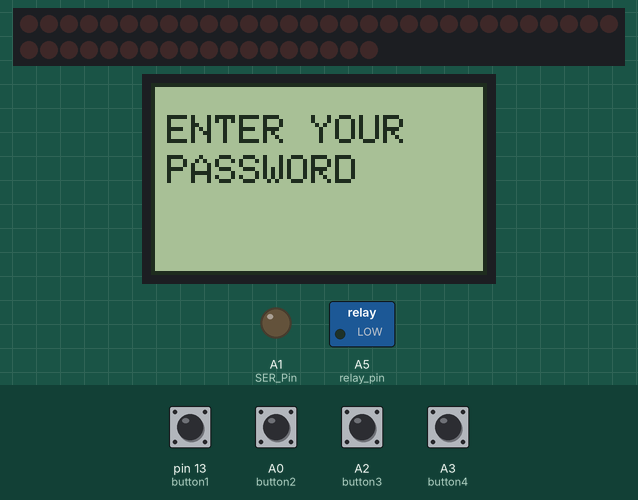
This sketch was run on a simulated Arduino Uno, built with avr-gcc and run on an emulated ATmega328P. Shown: 48 shift-register outputs drawn as a row of LEDs (first output left, lit = HIGH), 84×48 one-colour display, switched loads named in the sketch (green lamp = pin HIGH), output pins drawn as LEDs (lit = HIGH). Wiring (inferred from the names in the program): 6 × shift register (74HC595): data pin 6; shift clock pin 5; latch pin 2. Wiring (inferred from the signals the program sends): row of LEDs: on Q0, Q1, Q2, Q3, Q4, Q5, Q6, Q7, Q8, Q9, Q10, Q11, Q12, Q13, Q14, Q15, Q16, Q17, Q18, Q19, Q20, Q21, Q22, Q23, Q24, Q25, Q26, Q27, Q28, Q29, Q30, Q31, Q32, Q33, Q34, Q35, Q36, Q37, Q38, Q39, Q40, Q41, Q42, Q43, Q44, Q45, Q46, Q47. Inputs (shaded band) come from the test bench; at power-on: A0 (button2), A2 (button3), A3 (button4), pin 13 (button1) LOW. Pins used as bus, display or sensor lines are not drawn.

Above: at 16.2 s.
16.3 s: pin 13 (button1) pulled HIGH for 0.15 s
At 17.5 s:
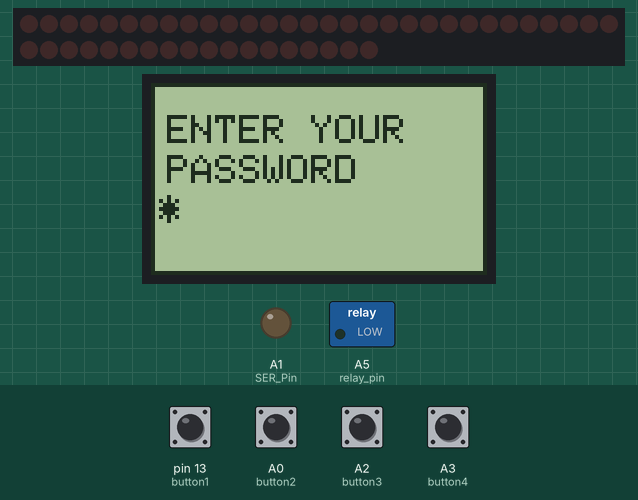
17.9 s: A0 (button2) pulled HIGH for 0.15 s
At 18.9 s:
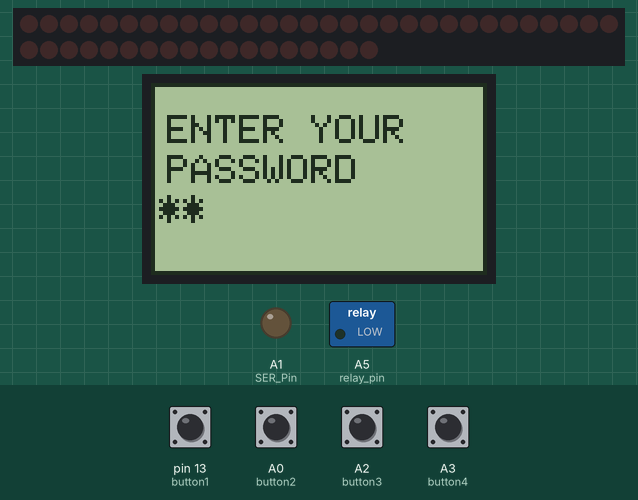
19.5 s: A2 (button3) pulled HIGH for 0.15 s
At 20.2 s:
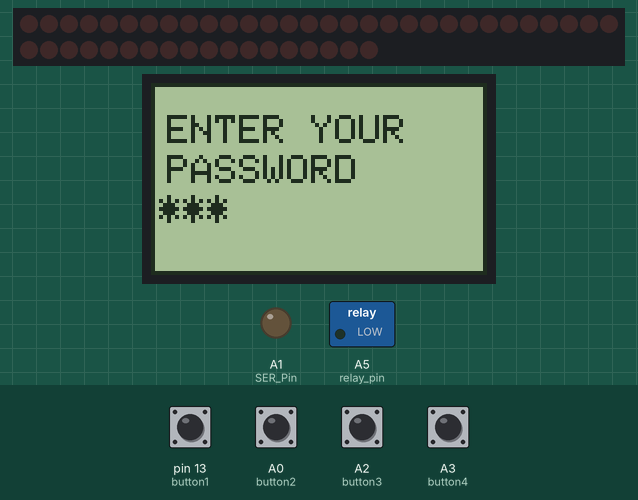
21.1 s: A3 (button4) pulled HIGH for 0.15 s
At 21.4 s:
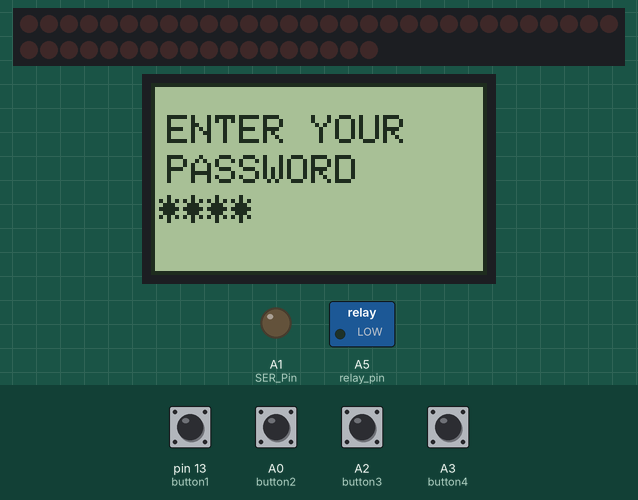
22.7 s: pin 13 (button1) pulled HIGH for 1 s
At 24.4 s:
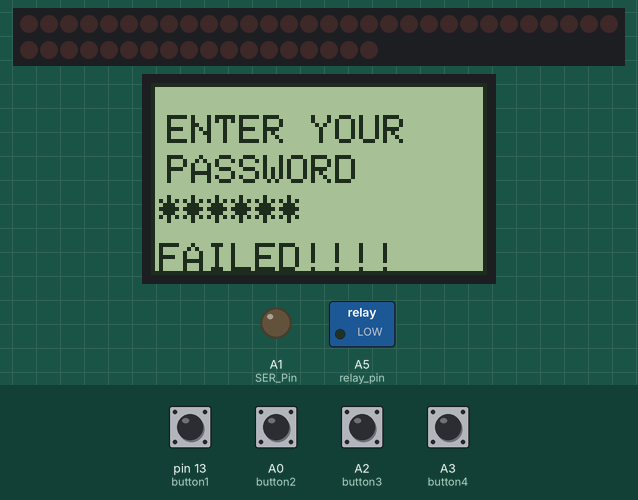
25.8 s: pin 13 (button1) driven HIGH and A0 (button2) driven HIGH
At 32.01 s:
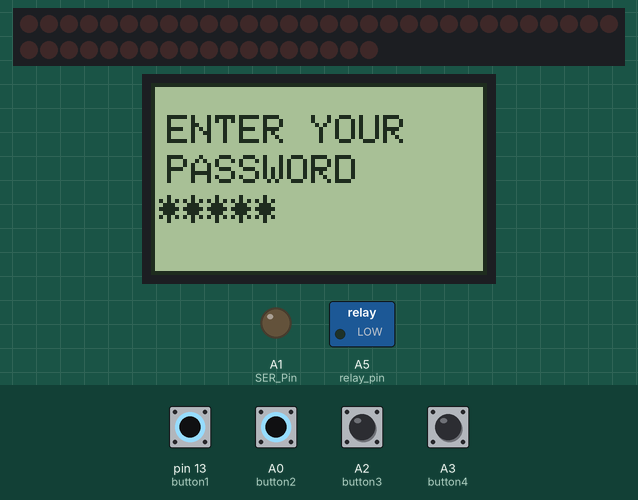
Timing chart, 0 to 32.2 s (numbered marks = the images above; inputs shaded):
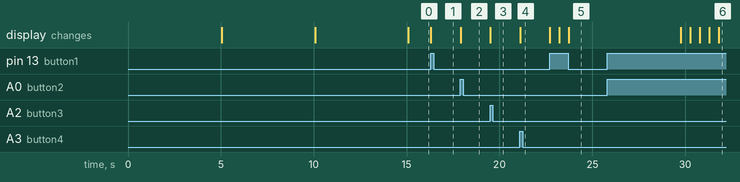

Measured:
- after the input at 16.3 s, the display: changes at once (image 1)
- after the input at 17.9 s, the display: changes at once (image 2)
- after the input at 19.5 s, the display: changes at once (image 3)
- after the input at 21.1 s, the display: changes at once (image 4)
- after the input at 22.7 s, the display: first changes at once (image 5 shows a later state)
- after the input at 25.8 s, the display: first differs from a run without the input after 4.0 s (image 6 shows a later state)

The sketch:

15_Home_Automation_Password.ino
```cpp
#include <Adafruit_GFX.h>
#include <Adafruit_PCD8544.h>
#define buzzer_pin 2
#define button1 13
#define button2 A0
#define button3 A2
#define button4 A3
#define relay_pin A5
#define number_of_74hc595s 3
#define numOfRegisterPins number_of_74hc595s*8
boolean registers[numOfRegisterPins];
char password[6]={'1','2','3','4','1','2'};
char pass_array[6];
uint8_t count=0;
int times=0;
int ret;
boolean previous_state = false;
uint8_t once=0;
int SER_Pin=A1;
int RCLK_Pin=6;
int SRCLK_Pin = 5;
Adafruit_PCD8544 display = Adafruit_PCD8544(8, 9, 10, 12, 11);
const byte logo_el[] PROGMEM = {16,10,
B00000000,B00000000,
B11111010,B00000000,
B11111010,B00000000,
B00000010,B00000000,
B11111010,B00000000,
B11111010,B00000000,
B00000010,B00000000,
B11111011,B11000000,
B11111011,B11000000,
B00000000,B00000000,
};
void setup()
{
pinMode(buzzer_pin,OUTPUT);
pinMode(button1,INPUT);
pinMode(button2,INPUT);
pinMode(button3,INPUT);
pinMode(button4,INPUT);
pinMode(relay_pin,OUTPUT);
pinMode(SER_Pin,OUTPUT);
pinMode(RCLK_Pin,OUTPUT);
pinMode(SRCLK_Pin,OUTPUT);
clearRegisters();
writeRegisters();
display.begin();
display.setContrast(50);
display.clearDisplay();
display_El_logo();
display_L2S();
display_title();
display.drawBitmap(70,35,logo_el,10,10,BLACK);
display.drawRect(0,0,84,48,BLACK);
}

void loop() {

    display.drawBitmap(70,35,logo_el,10,10,BLACK);
  display.drawRect(0,0,84,48,BLACK);
  display.clearDisplay();
  display.drawRect(0, 0, 84 , 48,BLACK);
  display.setCursor(4,8);
  display.println("ENTER YOUR");
  display.setCursor(4,18);
  display.print("PASSWORD");
  display.display();
while(1){

  if(digitalRead(button1)==HIGH)
  {
    display.setCursor(count,25);
    print_star();
    display.display();
    delay(500);
    pass_array[count]='1';
    count++;
  }
   if(digitalRead(button2)==HIGH)
  {
    display.setCursor(count+8,25);
    print_star();
    display.display();
    delay(500);
    pass_array[count]='2';
    count++;
  }
   if(digitalRead(button3)==HIGH)
  {
    display.setCursor(count+8,25);
    print_star();
    display.display();
    delay(500);
    pass_array[count]='3';
    count++;
  }
   if(digitalRead(button4)==HIGH)
  {
    display.setCursor(count+8,25);
    print_star();
    display.display();
    delay(500);
    pass_array[count]='4';
    count++;
  }
  if(count==6)
  {
     ret = check_password();
      if(ret==1)
      {
        relay();
        digitalWrite(buzzer_pin,LOW);
        display.setCursor(2,40);
        display.print("SUCCESS!!!!");
        Serial.println("SUCCESS");
        display.display();
        delay(2000);
        count=0;
        break;
      }
      else
      {
        display.setCursor(2,40);
        display.print("FAILED!!!!");
        display.display();

        while(times<10)
        {
          times++;
          digitalWrite(2,HIGH);
          delay(300);
          digitalWrite(2,LOW);
          delay(300);
        }
        times=0;
       count=0;
       break;
      }
  }

}

}

//****************check password******************//
int check_password()
{
  int check;
      for(int l=0;l<6;l++)
      {
        if(password[l] == pass_array[l])
        {
          check++;
        }
      }
      if(check==6)
      {
        return 1;
      }
      else
      {
        return 0;
      }
      check=0;
}

//*************************print star for every button pressed*************//
void print_star()
{
  switch(count)
  {
    case 0 :  display.setCursor(2,28);
              display.print("*");
              break;
    case 1:   display.setCursor(8,28);
              display.print("*");
              break;
    case 2:   display.setCursor(14,28);
              display.print("*");
              break;
    case 3:   display.setCursor(20,28);
              display.print("*");
              break;
    case 4:   display.setCursor(26,28);
              display.print("*");
              break;
    case 5:   display.setCursor(32,28);
              display.print("*");
              break;
    case 6:   display.setCursor(38,28);
              display.print(" ");
              break;


  }
}
//********************TO TOGGLE LED*****************************//
void relay()
{

   if(previous_state==false)
   {
    digitalWrite(relay_pin,HIGH);
    previous_state=true;
   }
   else if(previous_state==true)
   {
    digitalWrite(relay_pin,LOW);
     previous_state=false;
   }

}

//***********************learn2solder**********************//
void display_L2S()
{
  display.drawRect(0, 0, 84 , 48,BLACK);
  display.setCursor(26, 10);
  display.println("LEARN");
  display.setCursor(38,20);
  display.println("2");
  display.setCursor(22,30);
  display.println("SOLDER");
  display.display();
  delay(5000);
  display.clearDisplay();
}

//***************functions to clear bar graph********************//
 void clearRegisters(){
  for(int i = numOfRegisterPins - 1; i >=  0; i--){
     registers[i] = LOW;
  }
  writeRegisters();
}

void writeRegisters(){

  digitalWrite(RCLK_Pin, LOW);

  for(int i = numOfRegisterPins - 1; i >=  0; i--){
    digitalWrite(SRCLK_Pin, LOW);

    int val = registers[i];

    digitalWrite(SER_Pin, val);
    digitalWrite(SRCLK_Pin, HIGH);

  }
  digitalWrite(RCLK_Pin, HIGH);

}

//******************Elint labz logic****************//
void display_El_logo()
{
   display.fillRect(15,2,21,6,BLACK);
   display.fillRect(15,12,21,6,BLACK);
   display.fillRect(15,22,21,6,BLACK);
   display.fillRect(45,2,6,26,BLACK);
   display.fillRect(50,22,18,6,BLACK);
   display.setCursor(15,35);
   display.print("ElintLabz");
   display.display();
   delay(5000);
   display.clearDisplay();
}


//******************Title****************//
void display_title()
{
  display.drawRect(0, 0, 84 , 48,BLACK);
  display.setCursor(2,2);
  display.println("PASSWORD");
  display.setCursor(2,12);
  display.println("ENABLED HOME");
  display.setCursor(2,22);
  display.println("AUTOMATION");
  display.setCursor(2,32);
  display.println("SYSTEM");
  display.drawBitmap(70,35,logo_el,10,10,BLACK);
  display.display();
  delay(5000);
  display.clearDisplay();
}
```
